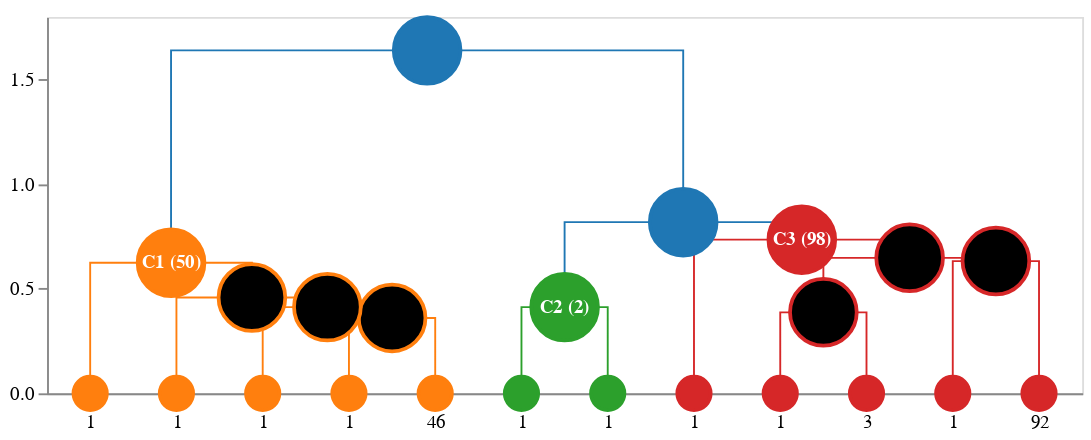

Notebook code for this chart:
### Markdown cell above
### Displaying cluster IDs

By default, idendrogram uses `idendrogram.callbacks.cluster_id_if_cluster` which returns flat cluster ID if the linkage ID corresponds to the flat cluster and empty label otherwise. All callback functions share the same signature, so you can get creative. Here's how you could combine it with `idendrogram.callbacks.counts` to show cluster ID and the number of observations in the cluster.

### Code cell
def custom_label(cl, id):
    cluster_id = idendrogram.callbacks.cluster_id_if_cluster(cl, id)
    obs_count = idendrogram.callbacks.counts(cl, id)

    return f"""C{cluster_id} ({obs_count})""" if cluster_id != "" else ""

# pass node_label_func a callable that returns linkage_id
dendrogram = idd.create_dendrogram(
    node_label_func= custom_label
)
to_altair(dendrogram=dendrogram, height=200, width=629)

### Figure 1 — Vega-Lite specification as saved in the notebook (floating-point values rounded to 4 significant figures)
{"layer": [{"data": {"name": "data-14cecd4bee7b75d255fafc30acb8179d"}, "mark": "line", "encoding": {"color": {"field": "fillcolor", "legend": null, "scale": null, "type": "nominal"}, "detail": {"field": "index", "type": "quantitative"}, "order": {"field": "_order_helper", "type": "quantitative"}, "strokeDash": {"field": "strokedash", "legend": null, "scale": null, "type": "nominal"}, "strokeOpacity": {"field": "strokeopacity", "legend": null, "scale": null, "type": "quantitative"}, "strokeWidth": {"field": "strokewidth", "legend": null, "scale": null, "type": "quantitative"}, "x": {"axis": {"grid": false, "labelAngle": 0, "labelExpr": "datum.value == 5.0 ? '1' : datum.value == 15.0 ? '1' : datum.value == 25.0 ? '1' : datum.value == 35.0 ? '1' : datum.value == 45.0 ? '46' : datum.value == 55.0 ? '1' : datum.value == 65.0 ? '1' : datum.value == 75.0 ? '1' : datum.value == 85.0 ? '1' : datum.value == 95.0 ? '3' : datum.value == 105.0 ? '1' : datum.value == 115.0 ? '92' : ''", "labelPadding": 10, "orient": "bottom", "ticks": false, "values": [5.0, 15.0, 25.0, 35.0, 45.0, 55.0, 65.0, 75.0, 85.0, 95.0, 105.0, 115.0]}, "field": "x", "title": null, "type": "quantitative"}, "y": {"axis": {"grid": false}, "field": "y", "scale": {"reverse": false, "type": "linear"}, "title": null, "type": "quantitative"}}}, {"layer": [{"layer": [{"mark": "point", "encoding": {"fill": {"field": "fillcolor", "scale": null, "type": "nominal"}, "opacity": {"field": "opacity", "scale": null, "type": "quantitative"}, "size": {"field": "size", "scale": null, "type": "quantitative"}, "stroke": {"field": "edgecolor", "scale": null, "type": "nominal"}, "tooltip": {"field": "hovertext", "type": "nominal"}, "x": {"axis": {"grid": false, "labelAngle": 0, "labelExpr": "datum.value == 5.0 ? '1' : datum.value == 15.0 ? '1' : datum.value == 25.0 ? '1' : datum.value == 35.0 ? '1' : datum.value == 45.0 ? '46' : datum.value == 55.0 ? '1' : datum.value == 65.0 ? '1' : datum.value == 75.0 ? '1' : datum.value == 85.0 ? '1' : datum.value == 95.0 ? '3' : datum.value == 105.0 ? '1' : datum.value == 115.0 ? '92' : ''", "labelPadding": 10, "orient": "bottom", "ticks": false, "values": [5.0, 15.0, 25.0, 35.0, 45.0, 55.0, 65.0, 75.0, 85.0, 95.0, 105.0, 115.0]}, "field": "x", "title": null, "type": "quantitative"}, "y": {"axis": {"grid": false}, "field": "y", "scale": {"reverse": false, "type": "linear"}, "title": null, "type": "quantitative"}}}, {"mark": {"type": "text", "fontWeight": "bold"}, "encoding": {"color": {"field": "labelcolor", "scale": null, "type": "nominal"}, "size": {"field": "labelsize", "scale": null, "type": "quantitative"}, "text": {"field": "label", "type": "nominal"}, "tooltip": {"field": "hovertext", "type": "nominal"}, "x": {"axis": {"grid": false, "labelAngle": 0, "labelExpr": "datum.value == 5.0 ? '1' : datum.value == 15.0 ? '1' : datum.value == 25.0 ? '1' : datum.value == 35.0 ? '1' : datum.value == 45.0 ? '46' : datum.value == 55.0 ? '1' : datum.value == 65.0 ? '1' : datum.value == 75.0 ? '1' : datum.value == 85.0 ? '1' : datum.value == 95.0 ? '3' : datum.value == 105.0 ? '1' : datum.value == 115.0 ? '92' : ''", "labelPadding": 10, "orient": "bottom", "ticks": false, "values": [5.0, 15.0, 25.0, 35.0, 45.0, 55.0, 65.0, 75.0, 85.0, 95.0, 105.0, 115.0]}, "field": "x", "title": null, "type": "quantitative"}, "y": {"axis": {"grid": false}, "field": "y", "scale": {"reverse": false, "type": "linear"}, "title": null, "type": "quantitative"}}}]}], "data": {"name": "data-309de95772d2e8289d484ca3b363ec9d"}}], "height": 200, "width": 550, "$schema": "https://vega.github.io/schema/vega-lite/v4.17.0.json", "datasets": {"data-14cecd4bee7b75d255fafc30acb8179d": [{"index": 0, "x": 35.0, "y": 0.0, "fillcolor": "#ff7f0e", "id": 269, "children_id": [15, 263], "cluster_id": null, "strokewidth": 1.0, "strokedash": [1, 0], "strokeopacity": 1.0, "_order_helper": 0}, {"index": 0, "x": 35.0, "y": 0.3606, "fillcolor": "#ff7f0e", "id": 269, "children_id": [15, 263], "cluster_id": null, "strokewidth": 1.0, "strokedash": [1, 0], "strokeopacity": 1.0, "_order_helper": 1}, {"index": 0, "x": 45.0, "y": 0.3606, "fillcolor": "#ff7f0e", "id": 269, "children_id": [15, 263], "cluster_id": null, "strokewidth": 1.0, "strokedash": [1, 0], "strokeopacity": 1.0, "_order_helper": 2}, {"index": 0, "x": 45.0, "y": 0.0, "fillcolor": "#ff7f0e", "id": 269, "children_id": [15, 263], "cluster_id": null, "strokewidth": 1.0, "strokedash": [1, 0], "strokeopacity": 1.0, "_order_helper": 3}, {"index": 1, "x": 25.0, "y": 0.0, "fillcolor": "#ff7f0e", "id": 278, "children_id": [14, 269], "cluster_id": null, "strokewidth": 1.0, "strokedash": [1, 0], "strokeopacity": 1.0, "_order_helper": 0}, {"index": 1, "x": 25.0, "y": 0.4123, "fillcolor": "#ff7f0e", "id": 278, "children_id": [14, 269], "cluster_id": null, "strokewidth": 1.0, "strokedash": [1, 0], "strokeopacity": 1.0, "_order_helper": 1}, {"index": 1, "x": 40.0, "y": 0.4123, "fillcolor": "#ff7f0e", "id": 278, "children_id": [14, 269], "cluster_id": null, "strokewidth": 1.0, "strokedash": [1, 0], "strokeopacity": 1.0, "_order_helper": 2}, {"index": 1, "x": 40.0, "y": 0.3606, "fillcolor": "#ff7f0e", "id": 278, "children_id": [14, 269], "cluster_id": null, "strokewidth": 1.0, "strokedash": [1, 0], "strokeopacity": 1.0, "_order_helper": 3}, {"index": 2, "x": 15.0, "y": 0.0, "fillcolor": "#ff7f0e", "id": 285, "children_id": [22, 278], "cluster_id": null, "strokewidth": 1.0, "strokedash": [1, 0], "strokeopacity": 1.0, "_order_helper": 0}, {"index": 2, "x": 15.0, "y": 0.4583, "fillcolor": "#ff7f0e", "id": 285, "children_id": [22, 278], "cluster_id": null, "strokewidth": 1.0, "strokedash": [1, 0], "strokeopacity": 1.0, "_order_helper": 1}, {"index": 2, "x": 32.5, "y": 0.4583, "fillcolor": "#ff7f0e", "id": 285, "children_id": [22, 278], "cluster_id": null, "strokewidth": 1.0, "strokedash": [1, 0], "strokeopacity": 1.0, "_order_helper": 2}, {"index": 2, "x": 32.5, "y": 0.4123, "fillcolor": "#ff7f0e", "id": 285, "children_id": [22, 278], "cluster_id": null, "strokewidth": 1.0, "strokedash": [1, 0], "strokeopacity": 1.0, "_order_helper": 3}, {"index": 3, "x": 5.0, "y": 0.0, "fillcolor": "#ff7f0e", "id": 293, "children_id": [41, 285], "cluster_id": 1.0, "strokewidth": 1.0, "strokedash": [1, 0], "strokeopacity": 1.0, "_order_helper": 0}, {"index": 3, "x": 5.0, "y": 0.6245, "fillcolor": "#ff7f0e", "id": 293, "children_id": [41, 285], "cluster_id": 1.0, "strokewidth": 1.0, "strokedash": [1, 0], "strokeopacity": 1.0, "_order_helper": 1}, {"index": 3, "x": 23.75, "y": 0.6245, "fillcolor": "#ff7f0e", "id": 293, "children_id": [41, 285], "cluster_id": 1.0, "strokewidth": 1.0, "strokedash": [1, 0], "strokeopacity": 1.0, "_order_helper": 2}, {"index": 3, "x": 23.75, "y": 0.4583, "fillcolor": "#ff7f0e", "id": 293, "children_id": [41, 285], "cluster_id": 1.0, "strokewidth": 1.0, "strokedash": [1, 0], "strokeopacity": 1.0, "_order_helper": 3}, {"index": 4, "x": 55.0, "y": 0.0, "fillcolor": "#2ca02c", "id": 279, "children_id": [117, 131], "cluster_id": 2.0, "strokewidth": 1.0, "strokedash": [1, 0], "strokeopacity": 1.0, "_order_helper": 0}, {"index": 4, "x": 55.0, "y": 0.4123, "fillcolor": "#2ca02c", "id": 279, "children_id": [117, 131], "cluster_id": 2.0, "strokewidth": 1.0, "strokedash": [1, 0], "strokeopacity": 1.0, "_order_helper": 1}, {"index": 4, "x": 65.0, "y": 0.4123, "fillcolor": "#2ca02c", "id": 279, "children_id": [117, 131], "cluster_id": 2.0, "strokewidth": 1.0, "strokedash": [1, 0], "strokeopacity": 1.0, "_order_helper": 2}, {"index": 4, "x": 65.0, "y": 0.0, "fillcolor": "#2ca02c", "id": 279, "children_id": [117, 131], "cluster_id": 2.0, "strokewidth": 1.0, "strokedash": [1, 0], "strokeopacity": 1.0, "_order_helper": 3}, {"index": 5, "x": 85.0, "y": 0.0, "fillcolor": "#d62728", "id": 273, "children_id": [98, 265], "cluster_id": null, "strokewidth": 1.0, "strokedash": [1, 0], "strokeopacity": 1.0, "_order_helper": 0}, {"index": 5, "x": 85.0, "y": 0.3873, "fillcolor": "#d62728", "id": 273, "children_id": [98, 265], "cluster_id": null, "strokewidth": 1.0, "strokedash": [1, 0], "strokeopacity": 1.0, "_order_helper": 1}, {"index": 5, "x": 95.0, "y": 0.3873, "fillcolor": "#d62728", "id": 273, "children_id": [98, 265], "cluster_id": null, "strokewidth": 1.0, "strokedash": [1, 0], "strokeopacity": 1.0, "_order_helper": 2}, {"index": 5, "x": 95.0, "y": 0.0, "fillcolor": "#d62728", "id": 273, "children_id": [98, 265], "cluster_id": null, "strokewidth": 1.0, "strokedash": [1, 0], "strokeopacity": 1.0, "_order_helper": 3}, {"index": 6, "x": 105.0, "y": 0.0, "fillcolor": "#d62728", "id": 294, "children_id": [109, 292], "cluster_id": null, "strokewidth": 1.0, "strokedash": [1, 0], "strokeopacity": 1.0, "_order_helper": 0}, {"index": 6, "x": 105.0, "y": 0.6325, "fillcolor": "#d62728", "id": 294, "children_id": [109, 292], "cluster_id": null, "strokewidth": 1.0, "strokedash": [1, 0], "strokeopacity": 1.0, "_order_helper": 1}, {"index": 6, "x": 115.0, "y": 0.6325, "fillcolor": "#d62728", "id": 294, "children_id": [109, 292], "cluster_id": null, "strokewidth": 1.0, "strokedash": [1, 0], "strokeopacity": 1.0, "_order_helper": 2}, {"index": 6, "x": 115.0, "y": 0.0, "fillcolor": "#d62728", "id": 294, "children_id": [109, 292], "cluster_id": null, "strokewidth": 1.0, "strokedash": [1, 0], "strokeopacity": 1.0, "_order_helper": 3}, {"index": 7, "x": 90.0, "y": 0.3873, "fillcolor": "#d62728", "id": 295, "children_id": [273, 294], "cluster_id": null, "strokewidth": 1.0, "strokedash": [1, 0], "strokeopacity": 1.0, "_order_helper": 0}, {"index": 7, "x": 90.0, "y": 0.6481, "fillcolor": "#d62728", "id": 295, "children_id": [273, 294], "cluster_id": null, "strokewidth": 1.0, "strokedash": [1, 0], "strokeopacity": 1.0, "_order_helper": 1}, {"index": 7, "x": 110.0, "y": 0.6481, "fillcolor": "#d62728", "id": 295, "children_id": [273, 294], "cluster_id": null, "strokewidth": 1.0, "strokedash": [1, 0], "strokeopacity": 1.0, "_order_helper": 2}, {"index": 7, "x": 110.0, "y": 0.6325, "fillcolor": "#d62728", "id": 295, "children_id": [273, 294], "cluster_id": null, "strokewidth": 1.0, "strokedash": [1, 0], "strokeopacity": 1.0, "_order_helper": 3}, {"index": 8, "x": 75.0, "y": 0.0, "fillcolor": "#d62728", "id": 296, "children_id": [106, 295], "cluster_id": 3.0, "strokewidth": 1.0, "strokedash": [1, 0], "strokeopacity": 1.0, "_order_helper": 0}, {"index": 8, "x": 75.0, "y": 0.7348, "fillcolor": "#d62728", "id": 296, "children_id": [106, 295], "cluster_id": 3.0, "strokewidth": 1.0, "strokedash": [1, 0], "strokeopacity": 1.0, "_order_helper": 1}, {"index": 8, "x": 100.0, "y": 0.7348, "fillcolor": "#d62728", "id": 296, "children_id": [106, 295], "cluster_id": 3.0, "strokewidth": 1.0, "strokedash": [1, 0], "strokeopacity": 1.0, "_order_helper": 2}, {"index": 8, "x": 100.0, "y": 0.6481, "fillcolor": "#d62728", "id": 296, "children_id": [106, 295], "cluster_id": 3.0, "strokewidth": 1.0, "strokedash": [1, 0], "strokeopacity": 1.0, "_order_helper": 3}, {"index": 9, "x": 60.0, "y": 0.4123, "fillcolor": "#1f77b4", "id": 297, "children_id": [279, 296], "cluster_id": null, "strokewidth": 1.0, "strokedash": [1, 0], "strokeopacity": 1.0, "_order_helper": 0}, {"index": 9, "x": 60.0, "y": 0.8185, "fillcolor": "#1f77b4", "id": 297, "children_id": [279, 296], "cluster_id": null, "strokewidth": 1.0, "strokedash": [1, 0], "strokeopacity": 1.0, "_order_helper": 1}, {"index": 9, "x": 87.5, "y": 0.8185, "fillcolor": "#1f77b4", "id": 297, "children_id": [279, 296], "cluster_id": null, "strokewidth": 1.0, "strokedash": [1, 0], "strokeopacity": 1.0, "_order_helper": 2}, {"index": 9, "x": 87.5, "y": 0.7348, "fillcolor": "#1f77b4", "id": 297, "children_id": [279, 296], "cluster_id": null, "strokewidth": 1.0, "strokedash": [1, 0], "strokeopacity": 1.0, "_order_helper": 3}, {"index": 10, "x": 14.38, "y": 0.6245, "fillcolor": "#1f77b4", "id": 298, "children_id": [293, 297], "cluster_id": null, "strokewidth": 1.0, "strokedash": [1, 0], "strokeopacity": 1.0, "_order_helper": 0}, {"index": 10, "x": 14.38, "y": 1.64, "fillcolor": "#1f77b4", "id": 298, "children_id": [293, 297], "cluster_id": null, "strokewidth": 1.0, "strokedash": [1, 0], "strokeopacity": 1.0, "_order_helper": 1}, {"index": 10, "x": 73.75, "y": 1.64, "fillcolor": "#1f77b4", "id": 298, "children_id": [293, 297], "cluster_id": null, "strokewidth": 1.0, "strokedash": [1, 0], "strokeopacity": 1.0, "_order_helper": 2}, {"index": 10, "x": 73.75, "y": 0.8185, "fillcolor": "#1f77b4", "id": 298, "children_id": [293, 297], "cluster_id": null, "strokewidth": 1.0, "strokedash": [1, 0], "strokeopacity": 1.0, "_order_helper": 3}], "data-309de95772d2e8289d484ca3b363ec9d": [{"x": 5.0, "y": 0.0, "type": "leaf", "id": 41, "cluster_id": null, "edgecolor": "#ff7f0e", "label": "", "hovertext": {"# of items": "1", "linkage id": 41}, "fillcolor": "#ff7f0e", "radius": 10, "opacity": 1.0, "labelsize": 10.0, "labelcolor": "#fff", "_default_leaf_radius": 10, "_default_leaf_radius_if_cluster": 7.0, "size": 314.2}, {"x": 15.0, "y": 0.0, "type": "leaf", "id": 22, "cluster_id": null, "edgecolor": "#ff7f0e", "label": "", "hovertext": {"# of items": "1", "linkage id": 22}, "fillcolor": "#ff7f0e", "radius": 10, "opacity": 1.0, "labelsize": 10.0, "labelcolor": "#fff", "_default_leaf_radius": 10, "_default_leaf_radius_if_cluster": 7.0, "size": 314.2}, {"x": 25.0, "y": 0.0, "type": "leaf", "id": 14, "cluster_id": null, "edgecolor": "#ff7f0e", "label": "", "hovertext": {"# of items": "1", "linkage id": 14}, "fillcolor": "#ff7f0e", "radius": 10, "opacity": 1.0, "labelsize": 10.0, "labelcolor": "#fff", "_default_leaf_radius": 10, "_default_leaf_radius_if_cluster": 7.0, "size": 314.2}, {"x": 35.0, "y": 0.0, "type": "leaf", "id": 15, "cluster_id": null, "edgecolor": "#ff7f0e", "label": "", "hovertext": {"# of items": "1", "linkage id": 15}, "fillcolor": "#ff7f0e", "radius": 10, "opacity": 1.0, "labelsize": 10.0, "labelcolor": "#fff", "_default_leaf_radius": 10, "_default_leaf_radius_if_cluster": 7.0, "size": 314.2}, {"x": 45.0, "y": 0.0, "type": "leaf", "id": 263, "cluster_id": null, "edgecolor": "#ff7f0e", "label": "", "hovertext": {"# of items": "46", "linkage id": 263}, "fillcolor": "#ff7f0e", "radius": 10, "opacity": 1.0, "labelsize": 10.0, "labelcolor": "#fff", "_default_leaf_radius": 10, "_default_leaf_radius_if_cluster": 7.0, "size": 314.2}, {"x": 55.0, "y": 0.0, "type": "leaf", "id": 117, "cluster_id": null, "edgecolor": "#2ca02c", "label": "", "hovertext": {"# of items": "1", "linkage id": 117}, "fillcolor": "#2ca02c", "radius": 10, "opacity": 1.0, "labelsize": 10.0, "labelcolor": "#fff", "_default_leaf_radius": 10, "_default_leaf_radius_if_cluster": 7.0, "size": 314.2}, {"x": 65.0, "y": 0.0, "type": "leaf", "id": 131, "cluster_id": null, "edgecolor": "#2ca02c", "label": "", "hovertext": {"# of items": "1", "linkage id": 131}, "fillcolor": "#2ca02c", "radius": 10, "opacity": 1.0, "labelsize": 10.0, "labelcolor": "#fff", "_default_leaf_radius": 10, "_default_leaf_radius_if_cluster": 7.0, "size": 314.2}, {"x": 75.0, "y": 0.0, "type": "leaf", "id": 106, "cluster_id": null, "edgecolor": "#d62728", "label": "", "hovertext": {"# of items": "1", "linkage id": 106}, "fillcolor": "#d62728", "radius": 10, "opacity": 1.0, "labelsize": 10.0, "labelcolor": "#fff", "_default_leaf_radius": 10, "_default_leaf_radius_if_cluster": 7.0, "size": 314.2}, {"x": 85.0, "y": 0.0, "type": "leaf", "id": 98, "cluster_id": null, "edgecolor": "#d62728", "label": "", "hovertext": {"# of items": "1", "linkage id": 98}, "fillcolor": "#d62728", "radius": 10, "opacity": 1.0, "labelsize": 10.0, "labelcolor": "#fff", "_default_leaf_radius": 10, "_default_leaf_radius_if_cluster": 7.0, "size": 314.2}, {"x": 95.0, "y": 0.0, "type": "leaf", "id": 265, "cluster_id": null, "edgecolor": "#d62728", "label": "", "hovertext": {"# of items": "3", "linkage id": 265}, "fillcolor": "#d62728", "radius": 10, "opacity": 1.0, "labelsize": 10.0, "labelcolor": "#fff", "_default_leaf_radius": 10, "_default_leaf_radius_if_cluster": 7.0, "size": 314.2}, {"x": 105.0, "y": 0.0, "type": "leaf", "id": 109, "cluster_id": null, "edgecolor": "#d62728", "label": "", "hovertext": {"# of items": "1", "linkage id": 109}, "fillcolor": "#d62728", "radius": 10, "opacity": 1.0, "labelsize": 10.0, "labelcolor": "#fff", "_default_leaf_radius": 10, "_default_leaf_radius_if_cluster": 7.0, "size": 314.2}, {"x": 115.0, "y": 0.0, "type": "leaf", "id": 292, "cluster_id": null, "edgecolor": "#d62728", "label": "", "hovertext": {"# of items": "92", "linkage id": 292}, "fillcolor": "#d62728", "radius": 10, "opacity": 1.0, "labelsize": 10.0, "labelcolor": "#fff", "_default_leaf_radius": 10, "_default_leaf_radius_if_cluster": 7.0, "size": 314.2}, {"x": 40.0, "y": 0.3606, "type": "subcluster", "id": 269, "cluster_id": null, "edgecolor": "#ff7f0e", "label": "", "hovertext": {"# of items": "47", "linkage id": 269}, "fillcolor": "black", "radius": 20, "opacity": 1.0, "labelsize": 10.0, "labelcolor": "#fff", "_default_leaf_radius": 10, "_default_leaf_radius_if_cluster": 7.0, "size": 1257.0}, {"x": 32.5, "y": 0.4123, "type": "subcluster", "id": 278, "cluster_id": null, "edgecolor": "#ff7f0e", "label": "", "hovertext": {"# of items": "48", "linkage id": 278}, "fillcolor": "black", "radius": 20, "opacity": 1.0, "labelsize": 10.0, "labelcolor": "#fff", "_default_leaf_radius": 10, "_default_leaf_radius_if_cluster": 7.0, "size": 1257.0}, {"x": 23.75, "y": 0.4583, "type": "subcluster", "id": 285, "cluster_id": null, "edgecolor": "#ff7f0e", "label": "", "hovertext": {"# of items": "49", "linkage id": 285}, "fillcolor": "black", "radius": 20, "opacity": 1.0, "labelsize": 10.0, "labelcolor": "#fff", "_default_leaf_radius": 10, "_default_leaf_radius_if_cluster": 7.0, "size": 1257.0}, {"x": 14.38, "y": 0.6245, "type": "cluster", "id": 293, "cluster_id": 1.0, "edgecolor": "#ff7f0e", "label": "C1 (50)", "hovertext": {"# of items": "50", "linkage id": 293}, "fillcolor": "#ff7f0e", "radius": 20, "opacity": 1.0, "labelsize": 10.0, "labelcolor": "#fff", "_default_leaf_radius": 10, "_default_leaf_radius_if_cluster": 7.0, "size": 1257.0}, {"x": 60.0, "y": 0.4123, "type": "cluster", "id": 279, "cluster_id": 2.0, "edgecolor": "#2ca02c", "label": "C2 (2)", "hovertext": {"# of items": "2", "linkage id": 279}, "fillcolor": "#2ca02c", "radius": 20, "opacity": 1.0, "labelsize": 10.0, "labelcolor": "#fff", "_default_leaf_radius": 10, "_default_leaf_radius_if_cluster": 7.0, "size": 1257.0}, {"x": 90.0, "y": 0.3873, "type": "subcluster", "id": 273, "cluster_id": null, "edgecolor": "#d62728", "label": "", "hovertext": {"# of items": "4", "linkage id": 273}, "fillcolor": "black", "radius": 20, "opacity": 1.0, "labelsize": 10.0, "labelcolor": "#fff", "_default_leaf_radius": 10, "_default_leaf_radius_if_cluster": 7.0, "size": 1257.0}, {"x": 110.0, "y": 0.6325, "type": "subcluster", "id": 294, "cluster_id": null, "edgecolor": "#d62728", "label": "", "hovertext": {"# of items": "93", "linkage id": 294}, "fillcolor": "black", "radius": 20, "opacity": 1.0, "labelsize": 10.0, "labelcolor": "#fff", "_default_leaf_radius": 10, "_default_leaf_radius_if_cluster": 7.0, "size": 1257.0}, {"x": 100.0, "y": 0.6481, "type": "subcluster", "id": 295, "cluster_id": null, "edgecolor": "#d62728", "label": "", "hovertext": {"# of items": "97", "linkage id": 295}, "fillcolor": "black", "radius": 20, "opacity": 1.0, "labelsize": 10.0, "labelcolor": "#fff", "_default_leaf_radius": 10, "_default_leaf_radius_if_cluster": 7.0, "size": 1257.0}, {"x": 87.5, "y": 0.7348, "type": "cluster", "id": 296, "cluster_id": 3.0, "edgecolor": "#d62728", "label": "C3 (98)", "hovertext": {"# of items": "98", "linkage id": 296}, "fillcolor": "#d62728", "radius": 20, "opacity": 1.0, "labelsize": 10.0, "labelcolor": "#fff", "_default_leaf_radius": 10, "_default_leaf_radius_if_cluster": 7.0, "size": 1257.0}, {"x": 73.75, "y": 0.8185, "type": "supercluster", "id": 297, "cluster_id": null, "edgecolor": "#1f77b4", "label": "", "hovertext": {"# of items": "100", "linkage id": 297}, "fillcolor": "#1f77b4", "radius": 20, "opacity": 1.0, "labelsize": 10.0, "labelcolor": "#fff", "_default_leaf_radius": 10, "_default_leaf_radius_if_cluster": 7.0, "size": 1257.0}, {"x": 44.06, "y": 1.64, "type": "supercluster", "id": 298, "cluster_id": null, "edgecolor": "#1f77b4", "label": "", "hovertext": {"# of items": "150", "linkage id": 298}, "fillcolor": "#1f77b4", "radius": 20, "opacity": 1.0, "labelsize": 10.0, "labelcolor": "#fff", "_default_leaf_radius": 10, "_default_leaf_radius_if_cluster": 7.0, "size": 1257.0}]}}
